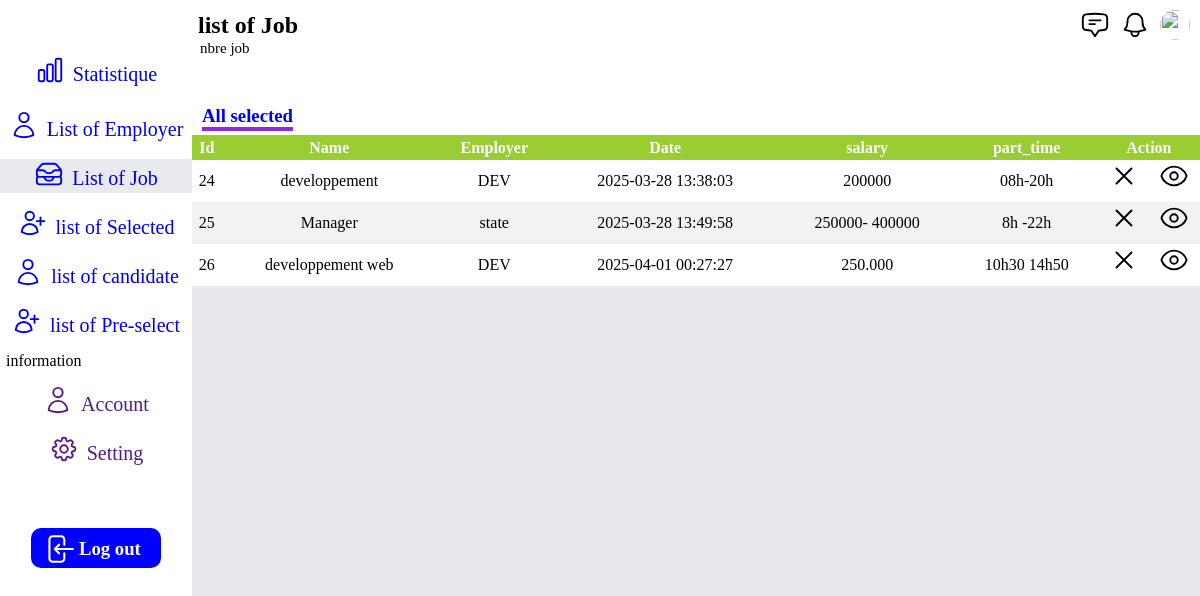
The page /project/big_user/list_of_job.php on the database its author committed.
### tables this page shows
CREATE TABLE IF NOT EXISTS `job_post` (
  `job_post_id` int NOT NULL AUTO_INCREMENT,
  `user_id` int NOT NULL,
  `title` varchar(255) NOT NULL,
  `description` text,
  `requirement` text,
  `qualification` text,
  `salary_range` varchar(100) DEFAULT NULL,
  `part_time` varchar(20) DEFAULT NULL,
  `day_shift` varchar(20) DEFAULT NULL,
  `post_date` datetime DEFAULT CURRENT_TIMESTAMP,
  `state` varchar(50) DEFAULT 'active',
  `created_at` datetime DEFAULT CURRENT_TIMESTAMP,
  `updated_at` datetime DEFAULT CURRENT_TIMESTAMP ON UPDATE CURRENT_TIMESTAMP,
  `skills` text,
  `town` varchar(100) DEFAULT NULL,
  `country` varchar(100) DEFAULT NULL,
  PRIMARY KEY (`job_post_id`),
  KEY `user_id` (`user_id`)
);

CREATE TABLE IF NOT EXISTS `user` (
  `user_id` int NOT NULL AUTO_INCREMENT,
  `name` varchar(100) NOT NULL,
  `second_name` varchar(70) DEFAULT NULL,
  `email` varchar(100) NOT NULL,
  `date_of_b` date DEFAULT NULL,
  `password` varchar(50) NOT NULL,
  `role` enum('candidate','employer','admin') NOT NULL,
  `gender` varchar(10) DEFAULT NULL,
  `phone` varchar(30) DEFAULT NULL,
  `image` varchar(100) NOT NULL,
  `town` varchar(50) NOT NULL,
  `country` varchar(50) NOT NULL,
  `company_type` varchar(30) NOT NULL,
  `company_num` varchar(70) NOT NULL,
  `created_at` datetime DEFAULT CURRENT_TIMESTAMP,
  `updated_at` datetime DEFAULT CURRENT_TIMESTAMP ON UPDATE CURRENT_TIMESTAMP,
  PRIMARY KEY (`user_id`),
  UNIQUE KEY `email` (`email`)
);

### project/big_user/list_of_job.php (the view, shortened to what this page needs)
<?php
  $image=$_SESSION['image'];
?>
<!DOCTYPE html>
<html lang="en">
<head>
   <link rel="stylesheet" href="https://cdnjs.cloudflare.com/ajax/libs/font-awesome/5.7.2/css/all.min.css" : />
    <link rel="stylesheet" href="../Admin/style.css">
</head>
<body>
    <div class="div1">
         <a href="index.php" class="ar">
            <div>
            </div>
           <p class="aqw">Statistique</p>
         </a>
         <a href="index.php" class="br">
            <div>
            </div>
           <p class="aqw">List of Employer</p>
         </a>
         <a href="list_of_job.php" class="cr">
            <div>
            </div>
           <p class="aqw">List of Job</p>
         </a>
         <a href="list_selected" class="br">
            <div>
            </div>
           <p class="aqw">list of Selected </p>
         </a>
         <a href="list_candidate.php" class="br">
            <div>
            </div>
           <p class="aqw"> list of candidate</p>
         </a>
         <a href="list_preselect.php" class="br">
            <div>
            </div>
           <p class="aqw">list of Pre-select</p>
         </a>
         <p class="in"> information</p>
         <a href="" class="br">
            <div>
            </div>
           <p class="aqw"> Account</p>
         </a>
         <a href="" class="br">
            <div>
            </div>
           <p class="aqw"> Setting</p>
         </a>
         <div class="btn">
         <a class="log" href="log_out.php">
              <div>
              </div>
            <div>
               <h3 class="pp">Log out </h3></div> </a>
         </div>
    </div>
    <div class="div2">
      <div class="ma">
         <div><h2 class="se">list of Job</h2> <p class="nb"> nbre job</p></div>
         <div class="pa" >
                <div>
                </div>
                <div>
                </div>
                <div>
                <img src="../<?php echo $image?>" class="message2" alt="">
                </div>
            </div>
      </div>
      <div class="prese">
        <div class="ty">
          <h3 class="all">All selected</h3>
        </div>
      </div>
        <table class="" cellspacing="0">
          <thead>
            <tr>
              <td>Id</td>
              <td>Name</td>
              <td>Employer</td>
              <td>Date</td>
               <td>salary</td>
               <td>part_time </td>
               <td>Action</td>
            </tr>
          </thead>
          <tbody>
            <?php
             $localhost="localhost";
             $dbuser="root";
             $dbname="job";
             $dbpassword="";
             $conn=mysqli_connect($localhost,$dbuser,$dbpassword,$dbname);
             $sql="SELECT * FROM job_post ";
             $req=mysqli_query($conn,$sql);
             $counter = 0;
             while($row=mysqli_fetch_assoc($req)) {
                $nameE=$row['user_id'];
                $name=mysqli_query($conn,"SELECT * FROM user where user_id=$nameE");
                $row1=mysqli_fetch_assoc($name);
                $vre=$row1['name'];
              $rowClass = ($counter % 2 == 0) ? 'even-row' : 'odd-row';
              $counter++;
            ?>
            <tr class="<?php echo $rowClass; ?>">
              <td class="su"><?php echo$row['job_post_id']?></td>
              <td><?php echo$row['title']?></td>
              <td><?php echo$vre?></td>
              <td><?php echo$row['created_at']?></td>
              <td><?php echo$row['salary_range']?></td>
              <td><?php echo$row['part_time']?></td>
              <td class="action">
                <a href="delette.php?id=<?php echo$row['user_id']?>" onclick="return confirm("voulez vous vraiment supprimez?")">
                <svg xmlns="http://www.w3.org/2000/svg" fill="none" viewBox="0 0 24 24" stroke-width="1.5" stroke="currentColor" class="sza">
                    <path stroke-linecap="round" stroke-linejoin="round" d="M6 18 18 6M6 6l12 12" />
                    </svg>
                </a>
                <a href="">
                </a>
              </td>
            </tr>
            <?php
            }?>
          </tbody>
        </table>
    </div>
</body>
</html>

### project/Admin/style.css (style rules this page uses)
* { margin: 0; }
body { width: 100%; height: 100vh; background-color: rgba(209, 213, 219, 0.5); display: flex; overflow-y: hidden; }
.div1 { width: 16%; height: 100%; background-color: white; }
.ar { display: flex; text-decoration: none; justify-content: center; margin-top: 55px; height: 40px; }
.ret { width: 30px; height: 30px; }
.aqw { margin-left: 8px; margin-top: 8px; font-size: 20px; }
.br { display: flex; text-decoration: none; justify-content: center; margin-top: 15px; }
.cr { display: flex; text-decoration: none; justify-content: center; margin-top: 15px; background-color: rgba(209, 213, 219, 0.5); }
.in { margin-top: 12px; margin-left: 6px; }
.btn { margin-top: 60px; display: flex; justify-content: center; width: 100%; height: 40px; cursor: pointer; }
.log { cursor: pointer; display: flex; width: 130px; height: 40px; border-radius: 10px; background-color: blue; border: none; }
.tre { margin-left: 8px; margin-top: 4px; width: 40px; height: 34px; color: white; }
.pp { margin-top: 10px; color: white; }
.div2 { width: 84%; height: 100%; }

### project/big_user/list_of_job.php (style rules this page uses)
.ma { width:100%; height: 55px; display: flex; background-color: white; justify-content: space-between; }
.se { margin-top: 12px; margin-left: 6px; }
.action { display: flex; justify-content: space-around; }
.sza { width: 30px; height: 30px; color: black; }
.pa { display: flex; }
.message { width: 30px; margin-top: 10px; height: 30px; margin-right: 10px; }
.message2 { width: 30px; margin-top: 10px; height: 30px; margin-right: 10px; border-radius: 100%; }
.nb { font-size: 15px; margin-top: 1px; margin-left: 8px; }
.prese { width: 100%; height: 80px; display: flex; justify-content: space-between; background-color: white; }
.ty { margin-top: 30px; }
.all { margin-left: 10px; border-bottom: 4px solid blueviolet; margin-top: 20px; color: blue; }
table { width: 100%; text-align: center; }
thead { background-color: yellowgreen; text-align: center; color: white; font-weight: bold; height: 25px; }
.even-row { background-color: #ffffff; }
.odd-row { background-color: #f2f2f2; }
.su { height: 40px; }

### rows shown on the page
job_post: job_post_id "24", title "developpement", user.name "DEV", created_at "2025-03-28 13:38:03", salary_range "200000", part_time "08h-20h"
job_post: job_post_id "25", title "Manager", user.name "state", created_at "2025-03-28 13:49:58", salary_range "250000- 400000", part_time "8h -22h"
job_post: job_post_id "26", title "developpement web", user.name "DEV", created_at "2025-04-01 00:27:27", salary_range "250.000", part_time "10h30 14h50"
